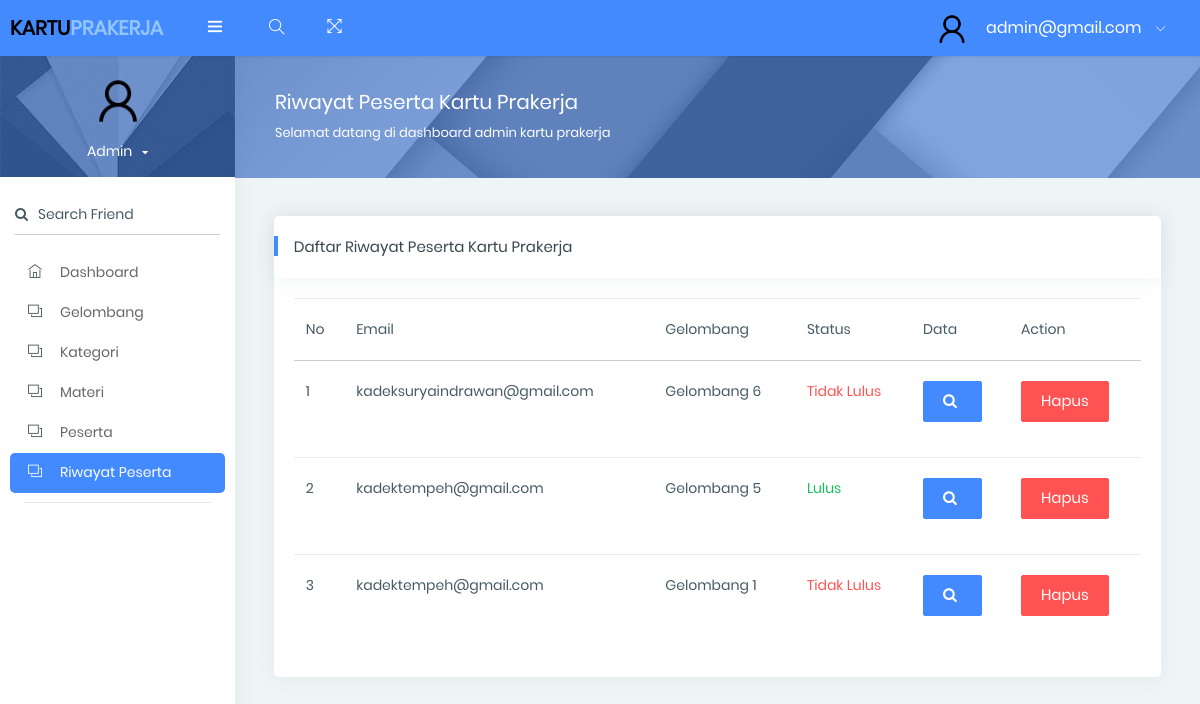
Page /level/admin/riwayat_peserta.php (signed in) on the committed database.
### tables this page shows
CREATE TABLE `tb_riwayat` (
  `id_riwayat` int(11) NOT NULL,
  `id_user` int(11) NOT NULL,
  `id_gelombang` int(11) NOT NULL,
  `status_user` enum('belum jawab','sedang proses','lulus','tidak lulus') NOT NULL,
  `deleted` int(11) NOT NULL DEFAULT 0
);

CREATE TABLE `tb_users` (
  `id_user` int(11) NOT NULL,
  `email` varchar(150) NOT NULL,
  `password` varchar(100) NOT NULL,
  `level_user` enum('admin','user') NOT NULL,
  `status_daftar` enum('belum','sudah','-') NOT NULL,
  `deleted` int(11) NOT NULL DEFAULT 0
);

CREATE TABLE `tb_gelombang` (
  `id_gelombang` int(11) NOT NULL,
  `nama_gelombang` varchar(50) NOT NULL,
  `status_gelombang` enum('aktif','tidak aktif') NOT NULL,
  `deleted` int(1) NOT NULL
);

### level/admin/riwayat_peserta.php (the view, shortened to what this page needs)
<?php
    require_once "../../config/koneksi.php";
?>
<!DOCTYPE html>
<html lang="en">
<head>
    <link rel="stylesheet" href="../assets/pages/waves/css/waves.min.css" type="text/css" media="all">
      <link rel="stylesheet" type="text/css" href="../assets/css/bootstrap/css/bootstrap.min.css">
      <link rel="stylesheet" href="../assets/pages/waves/css/waves.min.css" type="text/css" media="all">
      <link rel="stylesheet" type="text/css" href="../assets/icon/themify-icons/themify-icons.css">
      <link rel="stylesheet" type="text/css" href="../assets/icon/font-awesome/css/font-awesome.min.css">
      <link rel="stylesheet" type="text/css" href="../assets/css/jquery.mCustomScrollbar.css">
        <link rel="stylesheet" href="https://www.amcharts.com/lib/3/plugins/export/export.css" type="text/css" media="all" />
      <link rel="stylesheet" type="text/css" href="../assets/css/style.css">
  </head>
  <body>
  <div id="pcoded" class="pcoded">
      <div class="pcoded-container navbar-wrapper">
          <nav class="navbar header-navbar pcoded-header">
              <div class="navbar-wrapper">
                  <div class="navbar-logo">
                      <a class="mobile-menu waves-effect waves-light" id="mobile-collapse" href="#!">
                          <i class="ti-menu"></i>
                      </a>
                      <a href="dashboard.admin.php">
                          <h5 style="color:#000; font-weight:800;">KARTU<span style="color:#93C5FD;">PRAKERJA</span></h5>
                      </a>
                  </div>
                  <div class="navbar-container container-fluid">
                      <ul class="nav-left">
                          <li class="header-search">
                              <div class="main-search morphsearch-search">
                                  <div class="input-group">
                                      <input type="text" class="form-control">
                                      <span class="input-group-addon search-btn"><i class="ti-search"></i></span>
                                  </div>
                              </div>
                          </li>
                          <li>
                              <a href="#!" onclick="javascript:toggleFullScreen()" class="waves-effect waves-light">
                                  <i class="ti-fullscreen"></i>
                              </a>
                          </li>
                      </ul>
                      <ul class="nav-right">
                          <li class="user-profile header-notification">
                              <a href="#!" class="waves-effect waves-light">
                                  <img src="../assets/images/avatar-user.png" class="img-radius" alt="User-Profile-Image">
                                  <span><?=$_SESSION['user_login']['email']?></span>
                                  <i class="ti-angle-down"></i>
                              </a>
                          </li>
                      </ul>
                  </div>
              </div>
          </nav>
          <div class="pcoded-main-container">
              <div class="pcoded-wrapper">
                  <nav class="pcoded-navbar">
                      <div class="pcoded-inner-navbar main-menu">
                          <div class="">
                              <div class="main-menu-header">
                                  <img class="img-80 img-radius" src="../assets/images/avatar-user.png" alt="User-Profile-Image">
                                  <div class="user-details">
                                      <span id="more-details">Admin<i class="fa fa-caret-down"></i></span>
                                  </div>
                              </div>
                          </div>
                          <div class="p-15 p-b-0">
                              <form class="form-material">
                                  <div class="form-group form-primary">
                                      <input type="text" name="footer-email" class="form-control" required="">
                                      <label class="float-label"><i class="fa fa-search m-r-10"></i>Search Friend</label>
                                  </div>
                              </form>
                          </div>
                          <ul class="pcoded-item pcoded-left-item">
                              <li>
                                  <a href="dashboard.admin.php" class="waves-effect waves-dark">
                                      <span class="pcoded-micon"><i class="ti-home"></i><b>D</b></span>
                                      <span class="pcoded-mtext" data-i18n="nav.dash.main">Dashboard</span>
                                  </a>
                              </li>
                              <li>
                                  <a href="gelombang.php" class="waves-effect waves-dark">
                                      <span class="pcoded-micon"><i class="ti-layers"></i><b>FC</b></span>
                                      <span class="pcoded-mtext" data-i18n="nav.form-components.main">Gelombang</span>
                                  </a>
                              </li>
                              <li>
                                  <a href="kategori.php" class="waves-effect waves-dark">
                                      <span class="pcoded-micon"><i class="ti-layers"></i><b>FC</b></span>
                                      <span class="pcoded-mtext" data-i18n="nav.form-components.main">Kategori</span>
                                  </a>
                              </li>
                              <li>
                                  <a href="materi.php" class="waves-effect waves-dark">
                                      <span class="pcoded-micon"><i class="ti-layers"></i><b>FC</b></span>
                                      <span class="pcoded-mtext" data-i18n="nav.form-components.main">Materi</span>
                                  </a>
                              </li>
                              <li>
                                  <a href="peserta.php" class="waves-effect waves-dark">
                                      <span class="pcoded-micon"><i class="ti-layers"></i><b>FC</b></span>
                                      <span class="pcoded-mtext" data-i18n="nav.form-components.main">Peserta</span>
                                  </a>
                              </li>
                              <li class="active">
                                  <a href="riwayat_peserta.php" class="waves-effect waves-dark">
                                      <span class="pcoded-micon"><i class="ti-layers"></i><b>FC</b></span>
                                      <span class="pcoded-mtext" data-i18n="nav.form-components.main">Riwayat Peserta</span>
                                  </a>
                              </li>
                          </ul>
                  </nav>
                  <div class="pcoded-content">
                      <div class="page-header">
                          <div class="page-block">
                              <div class="row align-items-center">
                                  <div class="col-md-8">
                                      <div class="page-header-title">
                                          <h5 class="m-b-10">Riwayat Peserta Kartu Prakerja</h5>
                                          <p class="m-b-0">Selamat datang di dashboard admin kartu prakerja</p>
                                      </div>
                                  </div>
                              </div>
                          </div>
                      </div>
                        <div class="pcoded-inner-content">
                            <div class="main-body">
                                <div class="page-wrapper">
                                    <div class="page-body">
                                        <div class="card">
                                            <div class="card-header">
                                                <h5>Daftar Riwayat Peserta Kartu Prakerja</h5>
                                            </div>
                                            <div class="card-block table-border-style">
                                                <div class="table-responsive">
                                                    <table class="table table-hover">
                                                        <thead>
                                                            <tr>
                                                                <th>No</th>
                                                                <th>Email</th>
                                                                <th>Gelombang</th>
                                                                <th>Status</th>
                                                                <th>Data</th>
                                                                <th>Action</th>
                                                            </tr>
                                                        </thead>
                                                        <tbody>
                                                        <?php
                                                            $query = mysqli_query($connection,"SELECT tb_users.*, tb_riwayat.*, tb_gelombang.* FROM tb_users INNER JOIN tb_riwayat USING(id_user) INNER JOIN tb_gelombang USING(id_gelombang) WHERE tb_riwayat.deleted = 0 AND tb_riwayat.status_user = 'lulus' OR tb_riwayat.status_user = 'tidak lulus' ORDER BY tb_riwayat.id_riwayat DESC");
                                                            $nomor = 1;
                                                            while($data = mysqli_fetch_assoc($query)){
                                                                ?>
                                                                    <tr>
                                                                        <th scope="row"><?=$nomor++?></th>
                                                                        <td><?=$data['email']?></td>
                                                                        <td>Gelombang <?=$data['nama_gelombang']?></td>
                                                                        <?php
                                                                            if($data['status_user'] == 'lulus'){
                                                                                ?>
                                                                                    <td class="text-success"><?=ucwords($data['status_user'])?></td>
                                                                                <?php
                                                                            }
                                                                            elseif($data['status_user'] == 'tidak lulus'){
                                                                                ?>
                                                                                    <td class="text-danger"><?=ucwords($data['status_user'])?></td>
                                                                                <?php
                                                                            }
                                                                            else{
                                                                                ?>
                                                                                    <td class="text-primary"><?=ucwords($data['status_user'])?></td>
                                                                                <?php
                                                                            }
                                                                        ?>
                                                                        <td>
                                                                        <a class="text-primary" href="./detail_peserta.php?id=<?php echo $data['id_user'] ?>"><button class="btn btn-primary waves-effect waves-light" style="margin-bottom:15px;"><i class="fa fa-search"></i></button></a>
                                                                        </td>
                                                                        <td>
                                                                        <?php
                                                                            if($data['status_user'] == 'lulus'){
                                                                                ?>
                                                                                    <a class="text-danger" href="./hapus_peserta.php?id=<?php echo $data['id_user'] ?>" onclick = "return confirm('Yakin hapus peserta?')"><button class="btn btn-danger waves-effect waves-light" style="margin-bottom:15px;">Hapus</button></a>
                                                                                <?php
                                                                            }
                                                                            elseif($data['status_user'] == 'tidak lulus'){
                                                                                ?>
                                                                                    <a class="text-danger" href="./hapus_peserta.php?id=<?php echo $data['id_user'] ?>" onclick = "return confirm('Yakin hapus peserta?')"><button class="btn btn-danger waves-effect waves-light" style="margin-bottom:15px;">Hapus</button></a>
                                                                                <?php
                                                                            }
                                                                        ?>
                                                                        </td>
                                                                    </tr>
                                                                <?php
                                                            }
                                                        ?>
                                                        </tbody>
                                                    </table>
                                                </div>
                                            </div>
                                        </div>
                                    </div>
                                </div>
                            </div>
                        </div>
                    </div>
                </div>
            </div>
        </div>
    </div>
</body>
</html>

### rows in the picture
tb_riwayat: id_user.email "kadeksuryaindrawan@gmail.com", id_gelombang.nama_gelombang "6", status_user "Tidak Lulus"
tb_riwayat: id_user.email "kadektempeh@gmail.com", id_gelombang.nama_gelombang "5", status_user "Lulus"
tb_riwayat: id_user.email "kadektempeh@gmail.com", id_gelombang.nama_gelombang "1", status_user "Tidak Lulus"

### other values in the picture
$_SESSION['user_login']['email'] "admin@gmail.com"
